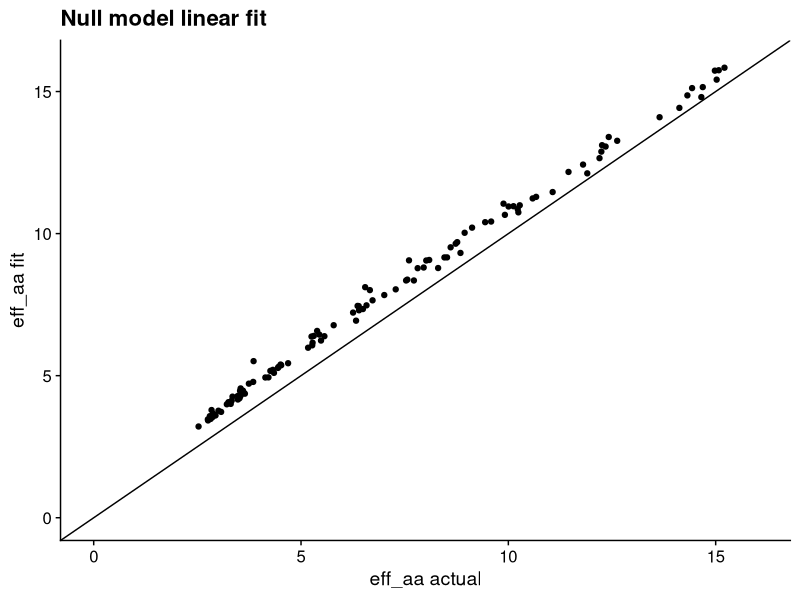
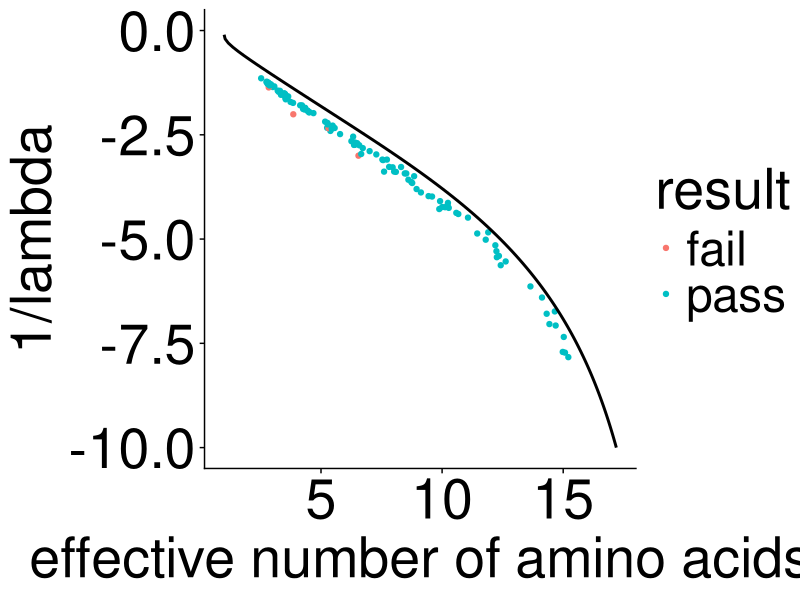

The R script that drew these images, in order:
# code to test the null model
# 
library(tidyverse)
library(stringr)
library(cowplot)
library(broom)
theme_set(theme_cowplot())

# list of conditions: case_when()
# cut() to make intervals - instead of 19 ifelse statements

# generate data into tidy_align df
# correct method: multinomial with expo prob function
# p(k)=ce^(-lambda*k)
# rmultinom(10, 500, exp(-1*(0:19)))
# range of lambda, range of eff n
null0 <- data.frame(t(rmultinom(10, 500, exp(-1*(0:19))))) # 10 sites with 500 aa counts
null1 <- data.frame(t(rmultinom(10, 500, exp(-0.83*(0:19)))))
null2 <- data.frame(t(rmultinom(10, 500, exp(-0.75*(0:19)))))
null3 <- data.frame(t(rmultinom(10, 500, exp(-0.63*(0:19)))))
null4 <- data.frame(t(rmultinom(10, 500, exp(-0.5*(0:19)))))
null5 <- data.frame(t(rmultinom(10, 500, exp(-0.42*(0:19)))))
null6 <- data.frame(t(rmultinom(10, 500, exp(-0.35*(0:19)))))
null7 <- data.frame(t(rmultinom(10, 500, exp(-0.3*(0:19)))))
null8 <- data.frame(t(rmultinom(10, 500, exp(-0.25*(0:19)))))
null9 <- data.frame(t(rmultinom(10, 500, exp(-0.2*(0:19)))))
null10 <- data.frame(t(rmultinom(10, 500, exp(-0.15*(0:19)))))

full_join(null0, null1) %>% full_join(., null2) %>% full_join(., null3) %>%
  full_join(., null4) %>% full_join(., null5) %>% full_join(., null6) %>%
  full_join(., null7) %>% full_join(., null8) %>% full_join(., null9) %>%
  full_join(., null10) -> null

#---------- NULL DISTRIBUTION ----------
# recreate all_count df (site, aa, count)
null %>% mutate(site = seq(1:nrow(null))) %>% gather(aa, count, X1:X20) -> all_count


#----------- ESTIMATED DISTRIBUTION ------------
# USING ONLY OBSERVED AA
# order aa by relative frequency
all_count %>%
  arrange(all_count$site, desc(count)) -> ordered_count

# make the categorical variable (aa) numerical (k) by numbering aa's 1-20 in order of freq
ordered_count %>%
  group_by(site) %>%
  mutate(k = as.numeric(1:20)) -> ordered_count

# remove aa with zero values
ordered_count %>%
  filter(count > 0) -> observed_aa

# count relative to most frequent - rescale to 1 for highly conserved sites
observed_aa %>%
  group_by(site) %>%
  mutate(rel_count = count/max(count)) -> observed_aa

# log-transformed data
observed_aa %>%
  mutate(ln_count = log(rel_count)) -> observed_aa 

# fit to a linear function, using map and BROOM 
# SET INTERCEPT TO 0
observed_aa %>% nest(-site) %>%
  mutate(fit = map(data, ~ lm(ln_count ~ 0 + k, data = .)),
         #intercept = map_dbl(fit, ~ (.)$coefficients[1]),
         slope = map_dbl(fit, ~ (.)$coefficients[1])) %>% 
  select(-data, -fit) -> observed_fits

ordered_count %>% 
  left_join(observed_fits, by = "site") %>%
  mutate(est_dist = exp(k*slope)) -> ordered_count

# rescale to compare w raw count
ordered_count %>%
  group_by(site) %>%
  mutate(est_rel = est_dist/sum(est_dist)) %>%
  mutate(est_count = sum(count)*est_rel) -> ordered_count

# visual comparison
# ordered_count %>%
#   filter(site == 1) %>%
#   ggplot(aes(x = k)) +
#   geom_point(aes(y = count, color = "steelblue")) +
#   geom_point(aes(y = est_count, color = "violetred")) +
#   scale_color_manual(name = "distribution",  
#                      values = c("steelblue" = "steelblue", "violetred" = "violetred"), 
#                      labels = c("actual", "estimated")) +
#   ggtitle("site = 1") 

#------- CHI-SQUARED: ACTUAL VS. ESTIMATED DIST -------
ordered_count %>% nest(-site) %>%
  mutate(chisq = map(data, ~ sum(((.$count - .$est_count)^2)/.$est_count)),
         p_value = map_dbl(chisq, ~ pchisq(., 18, lower.tail=FALSE))) %>% 
  select(-data) %>%
  mutate(p.adjusted = p.adjust(p_value, method= "fdr")) -> chisq_results

chisq_results %>%
  mutate(result = "pass") -> chisq_results

chisq_results$result[chisq_results$p_value < 0.05] <- "fail"

chisq_results %>% filter(result == "fail") %>% nrow()/nrow(chisq_results)


#------- EFFECTIVE NUMBER OF AMINO ACIDS --------
# site_aa_count is actual dist. DOES NOT CONTAIN AA AT ZERO

# eff aa for actual distribution
observed_aa %>%
  group_by(site) %>%
  mutate(frequency = (count)/sum(count)) -> site_aa_freq

site_aa_freq %>% 
  mutate(flnf = frequency*log(frequency)) %>%
  group_by(site) %>% 
  summarize(entropy = -sum(flnf),
            eff_aa = exp(entropy),
            n = length(unique(aa))) -> eff_aa_all

# eff aa for estimated distribution
ordered_count %>% 
  group_by(site) %>%
  mutate(freq = (est_count)/sum(est_count)) -> site_aa_freq_2
site_aa_freq_2 %>% 
  mutate(flnf = freq*log(freq)) %>%
  group_by(site) %>%
  summarize(entr = -sum(flnf),
            eff_aa_est = exp(entr)) -> eff_aa_all_est

left_join(eff_aa_all, eff_aa_all_est) -> compare_eff_aa

ggplot(compare_eff_aa, aes(x=eff_aa, y=eff_aa_est)) + geom_point() +
  geom_abline(slope = 1, intercept = 0) + xlim(0,16) + ylim(0,16) + 
  labs(title = "Null model linear fit", x = "eff_aa actual", y = "eff_aa fit")

# eff_aa_all %>% 
#   ggplot(aes(x=site, y=eff_aa)) + geom_point() + 
#   #geom_smooth(se=F) +
#   ylab("effective number of amino acids") +
#   scale_x_continuous(limits = c(0, 154), expand = c(0, 0)) + 
#   scale_y_continuous(limits = c(0,13), expand = c(0, 0)) + 
#   theme_classic()

#------- RELATIONSHIP BETWEEN GAMMA & EFF AA -------
observed_fits %>%
  left_join(eff_aa_all) %>% 
  select(site, slope, eff_aa)-> gam_v_effaa

gam_v_effaa %>%
  left_join(chisq_results) %>% 
  select(site, slope, eff_aa, result) -> gam_v_effaa

# theoretical prediction
neff2 <- function(lambda_inv) {
  lambda <- 1/lambda_inv
  pi <- lambda*exp(-lambda*(0:19))
  C <- sum(pi)
  pi <- pi/C
  exp(-sum(pi*log(pi)))
}
#neff2(1/3)

df_theory2 <- data.frame(lambda_inv = (0:-100)/10, ne = vapply((0:-100)/10, neff2, numeric(1)))

ggplot(gam_v_effaa, aes(x = eff_aa, y = 1/slope)) + 
  geom_point(aes(color = result)) +
  #geom_line(data = df_theory, aes(ne, -1/lambda), inherit.aes = FALSE) +
  geom_line(data = df_theory2, aes(ne, lambda_inv), inherit.aes = FALSE, size = 1) +
  #ggtitle("1B4T_A") +
  #ylim(-10,1000) ++
  labs(x = "effective number of amino acids", y = "1/lambda") +
  theme(legend.position = "right",
        text = element_text(size = 40),
        axis.text = element_text(size = 40))  #-> plot1
